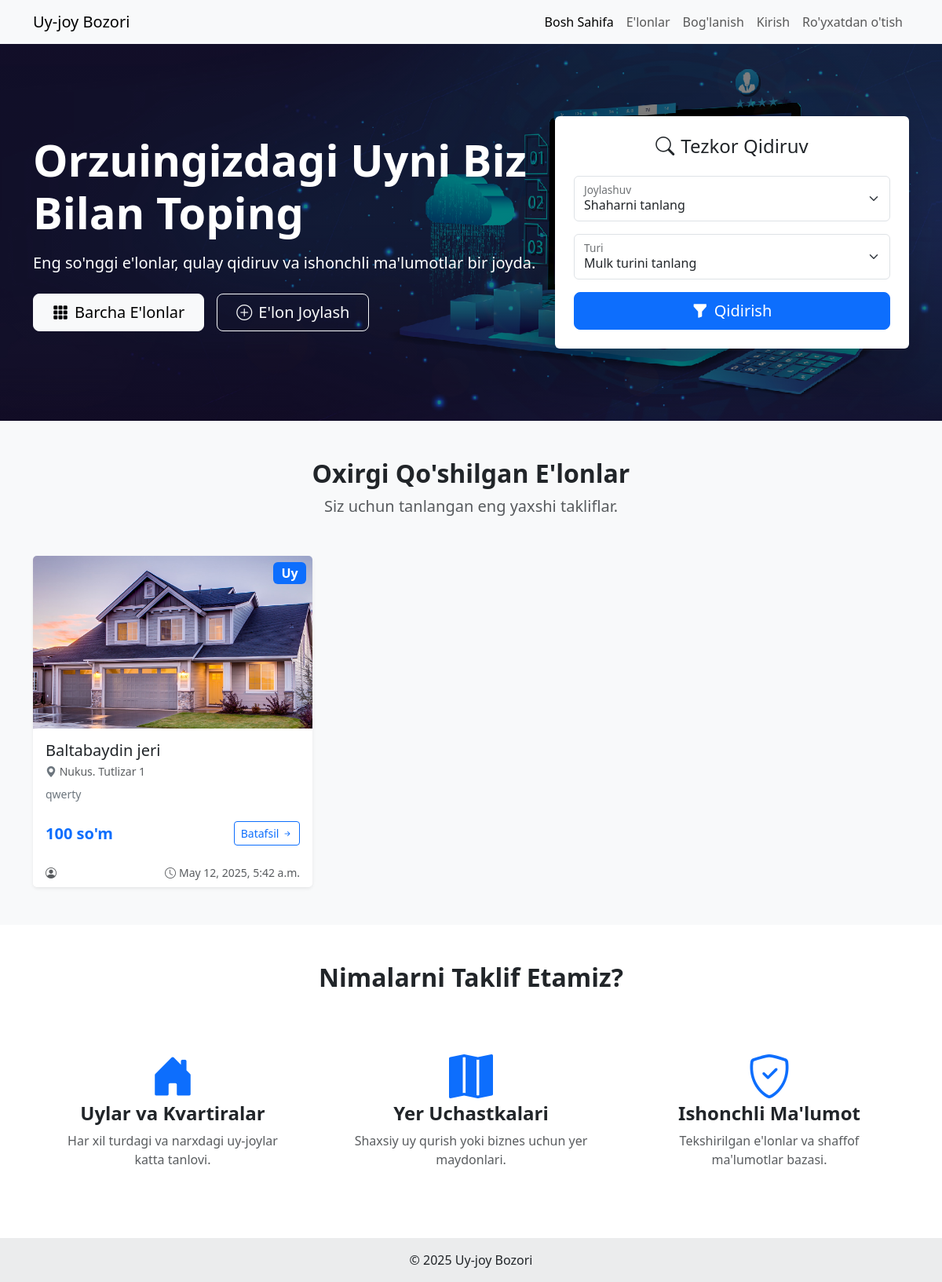
The page / on the database its author committed.
### AltinGiltApp/models.py (models this page shows, shortened)
class Elon(models.Model):
    nomi = models.CharField(max_length=200)
    joylashuvi = models.ForeignKey(Shahar, on_delete=models.SET_NULL, null=True, blank=False, verbose_name=_("Joylashuvi"))
    manzil = models.CharField(_("Aniq manzil"), max_length=255, blank=True,
                              help_text=_("Ko'cha, uy raqami, mo'ljal (ixtiyoriy)"))
    turi = models.ForeignKey(Tur, on_delete=models.SET_NULL, null=True, blank=False, verbose_name=_("Mulk turi"))
    narxi = models.PositiveIntegerField() # Narx manfiy bo'lmasligi uchun
    batafsil = models.TextField()
    user = models.ForeignKey(CustomUser, on_delete=models.CASCADE, related_name='elonlar')
    created_at = models.DateTimeField(auto_now_add=True)
    updated_at = models.DateTimeField(auto_now=True)
    class StatusChoices(models.TextChoices):
        PENDING = 'PENDING', _('Moderatsiyada')
        APPROVED = 'APPROVED', _('Tasdiqlangan')
        REJECTED = 'REJECTED', _('Rad etilgan')
    status = models.CharField(
        max_length=10,
        choices=StatusChoices.choices,
        default=StatusChoices.PENDING,
        db_index=True # Status bo'yicha tez-tez filter qilinadi
    )
    moderation_notes = models.TextField(
        blank=True, null=True, # Faqat rad etilganda to'ldiriladi
        verbose_name=_("Moderator izohi (rad etish sababi)")
    )
    class Meta:
        ordering = ['-created_at']
        verbose_name = _('e\'lon')
        verbose_name_plural = _('e\'lonlar')

class Rasm(models.Model):
    image = models.ImageField(upload_to=elon_rasm_path)
    elon = models.ForeignKey(Elon, on_delete=models.CASCADE, related_name='rasmlar')
    class Meta:
        verbose_name = _('rasm')
        verbose_name_plural = _('rasmlar')

class Tur(models.Model):
    nomi = models.CharField(_("Mulk turi nomi"), max_length=50, unique=True)
    class Meta:
        verbose_name = _("mulk turi")
        verbose_name_plural = _("mulk turlari")
        ordering = ['nomi']

class Shahar(models.Model):
    nomi = models.CharField(_("Shahar nomi"), max_length=100, unique=True)
    class Meta:
        verbose_name = _("shahar")
        verbose_name_plural = _("shaharlar")
        ordering = ['nomi']

### AltinGiltApp/views.py (the view)
# urls.py: path('', views.bosh_sahifa, name='bosh_sahifa'),
def bosh_sahifa(request):
    elonlar = Elon.objects.filter(status=Elon.StatusChoices.APPROVED).order_by('-created_at')[:3]
    shaharlar = Shahar.objects.all() # Qidiruv formasi uchun
    turlar = Tur.objects.all()       # Qidiruv formasi uchun
    context = {
        'elonlar': elonlar,
        'shaharlar': shaharlar,
        'turlar': turlar,
    }
    return render(request, 'altingiltapp/index.html', context)

### templates/altingiltapp/index.html (shortened to what this page needs)
{% extends "altingiltapp/base.html" %}
{% load static %}
{% block content %}
    <section class="hero-section text-white py-5" style="background: linear-gradient(rgba(0, 0, 0, 0.5), rgba(0, 0, 0, 0.5)), url('{% static "images/hero_bg.jpg" %}'); background-size: cover; background-position: center;">
        <div class="container">
            <div class="row align-items-center">
                <div class="col-lg-7 col-md-6 mb-4 mb-md-0">
                    <h1 class="display-4 fw-bold mb-3">Orzuingizdagi Uyni Biz Bilan Toping</h1>
                    <p class="lead mb-4">Eng so'nggi e'lonlar, qulay qidiruv va ishonchli ma'lumotlar bir joyda.</p>
                    <div class="d-grid gap-2 d-md-flex justify-content-md-start">
                        <a href="{% url 'AltinGiltApp:elonlar_list' %}" class="btn btn-light btn-lg px-4 me-md-2">
                            <i class="bi bi-grid-3x3-gap-fill me-2"></i>Barcha E'lonlar
                        </a>
                        <a href="{% url 'AltinGiltApp:elon_create' %}" class="btn btn-outline-light btn-lg px-4">
                            <i class="bi bi-plus-circle me-2"></i>E'lon Joylash
                        </a>
                    </div>
                </div>
                <div class="col-lg-5 col-md-6">
                    <div class="card shadow-lg border-0">
                        <div class="card-body p-4">
                            <h4 class="card-title text-center mb-4 text-dark">
                                <i class="bi bi-search me-2"></i>Tezkor Qidiruv
                            </h4>
                            <form action="{% url 'AltinGiltApp:elonlar_list' %}" method="GET">
                                <div class="form-floating mb-3">
                                    <select class="form-select" id="city-input" name="shahar_nomi">
                                        <option value="" selected>Shaharni tanlang</option>
                                    </select>
                                    <label for="city-input">Joylashuv</label>
                                </div>
                                <div class="form-floating mb-3">
                                    <select class="form-select" id="type-input" name="tur_nomi">
                                        <option value="" selected>Mulk turini tanlang</option>
                                    </select>
                                    <label for="type-input">Turi</label>
                                </div>
                                <div class="d-grid">
                                    <button type="submit" class="btn btn-primary btn-lg">
                                        <i class="bi bi-funnel-fill me-2"></i>Qidirish
                                    </button>
                                </div>
                            </form>
                        </div>
                    </div>
                </div>
            </div>
        </div>
    </section>
    <section class="featured-properties py-5 bg-light">
        <div class="container">
            <div class="text-center mb-5">
                <h2 class="fw-bold">Oxirgi Qo'shilgan E'lonlar</h2>
                <p class="lead text-muted">Siz uchun tanlangan eng yaxshi takliflar.</p>
            </div>
            <div class="row row-cols-1 row-cols-md-2 row-cols-lg-3 g-4">
                {% if elonlar %}
                    {% for elon in elonlar %}
                    <div class="col">
                        <div class="card h-100 shadow-sm border-0 listing-card">
                            <div class="position-relative">
                                {% if elon.rasmlar.all %}
                                    {% with first_rasm=elon.rasmlar.first %}
                                        {% if first_rasm %}
                                        <img src="{{ first_rasm.image.url }}" alt="{{ elon.nomi }} rasmi" class="card-img-top" style="height: 220px; object-fit: cover;">
                                        {% else %}
                                        <img src="{% static 'images/placeholder.png' %}" alt="Rasm yo'q" class="card-img-top" style="height: 220px; object-fit: cover;">
                                        {% endif %}
                                    {% endwith %}
                                {% else %}
                                     <img src="{% static 'images/placeholder.png' %}" alt="Rasm yo'q" class="card-img-top" style="height: 220px; object-fit: cover;">
                                {% endif %}
                                <span class="badge bg-primary position-absolute top-0 end-0 m-2 fs-6">{{ elon.turi.nomi }}</span>
                            </div>
                            <div class="card-body d-flex flex-column">
                                <h5 class="card-title mb-1">{{ elon.nomi }}</h5>
                                <p class="text-muted small mb-2">
                                    <i class="bi bi-geo-alt-fill text-secondary"></i> {{ elon.joylashuvi.nomi }}. {{ elon.manzil }}
                                </p>
                                <p class="card-text small text-secondary flex-grow-1">{{ elon.batafsil|truncatewords_html:18 }}</p>
                                <div class="d-flex justify-content-between align-items-center mt-auto pt-2">
                                    <h5 class="text-primary fw-bold mb-0">{{ elon.narxi }} so'm</h5>
                                    <a href="{% url 'AltinGiltApp:elon_detail' elon.id %}" class="btn btn-outline-primary btn-sm stretched-link">
                                        Batafsil <i class="bi bi-arrow-right-short"></i>
                                    </a>
                                </div>
                            </div>
                            <div class="card-footer bg-white border-top-0 text-muted small d-flex justify-content-between">
                               <span><i class="bi bi-person-circle me-1"></i>{{ elon.user.username }}</span>
                               <span><i class="bi bi-clock me-1"></i>{{ elon.created_at }}</span>
                            </div>
                        </div>
                    </div>
                    {% endfor %}
                {% else %}
                    <div class="col-12">
                        <p class="text-center lead text-muted">Hozircha e'lonlar mavjud emas.</p>
                    </div>
                {% endif %}
            </div>
        </div>
    </section>
    <section class="py-5">
        <div class="container">
            <div class="text-center mb-5">
                 <h2 class="fw-bold">Nimalarni Taklif Etamiz?</h2>
            </div>
            <div class="row text-center g-4">
                <div class="col-md-4">
                    <div class="p-4">
                        <i class="bi bi-house-door-fill display-4 text-primary mb-3"></i>
                        <h4 class="fw-bold">Uylar va Kvartiralar</h4>
                        <p class="text-muted">Har xil turdagi va narxdagi uy-joylar katta tanlovi.</p>
                    </div>
                </div>
                <div class="col-md-4">
                    <div class="p-4">
                         <i class="bi bi-map-fill display-4 text-primary mb-3"></i>
                        <h4 class="fw-bold">Yer Uchastkalari</h4>
                        <p class="text-muted">Shaxsiy uy qurish yoki biznes uchun yer maydonlari.</p>
                    </div>
                </div>
                 <div class="col-md-4">
                    <div class="p-4">
                         <i class="bi bi-shield-check display-4 text-primary mb-3"></i>
                        <h4 class="fw-bold">Ishonchli Ma'lumot</h4>
                        <p class="text-muted">Tekshirilgan e'lonlar va shaffof ma'lumotlar bazasi.</p>
                    </div>
                </div>
            </div>
        </div>
    </section>
{% endblock %}

### templates/altingiltapp/index.html (style rules this page uses)
.hero-section { min-height: 60vh; display: flex; align-items: center; }
.listing-card { transition: transform 0.2s ease-in-out, box-shadow 0.2s ease-in-out; }

### rows shown on the page
Elon: rasmlar.first.image (picture), turi.nomi "Uy", nomi "Baltabaydin jeri", joylashuvi.nomi "Nukus", manzil "Tutlizar 1", batafsil "qwerty", narxi "100", created_at "May 12, 2025, 5:42 a.m."
